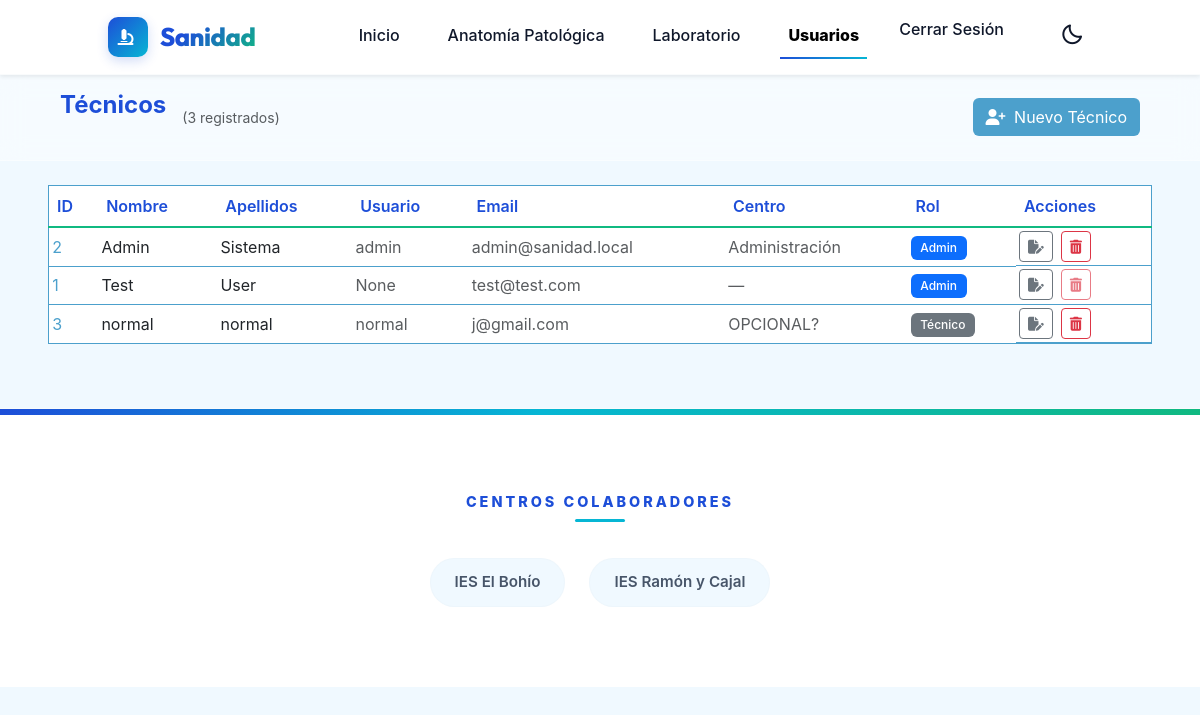
The app's page /usuarios/ (signed in), older data.
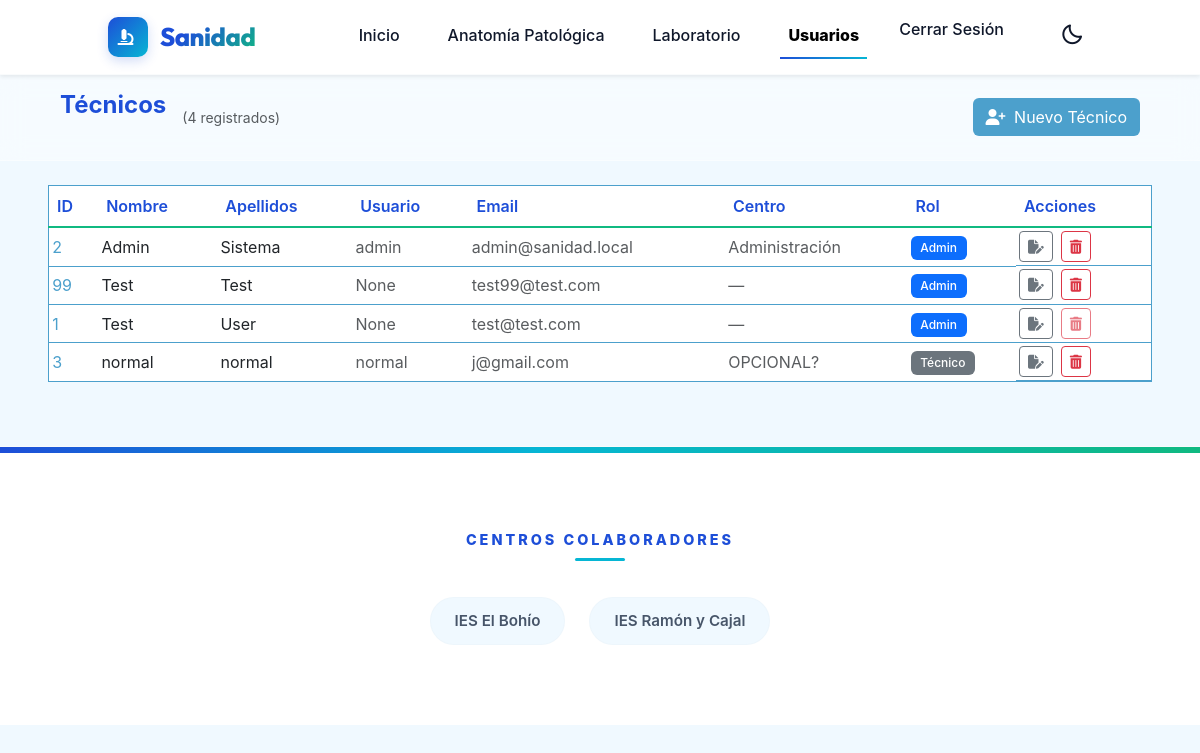
The same page, newer data.
### api/models.py (models this page shows)
class Tecnico(AbstractBaseUser, PermissionsMixin):
    id_tecnico = models.AutoField(primary_key=True, db_column='id')
    nombre = models.CharField(max_length=255, db_column='first_name')
    apellidos = models.CharField(max_length=255, db_column='last_name')
    username = models.CharField(max_length=150, unique=True, null=True, blank=True)
    email = models.EmailField(max_length=255, unique=True)
    centro = models.CharField(max_length=255, null=True, blank=True)
    is_active = models.BooleanField(default=True)
    is_staff = models.BooleanField(default=False)
    objects = TecnicoManager()
    USERNAME_FIELD = 'id_tecnico'
    REQUIRED_FIELDS = ['nombre', 'apellidos']
    class Meta:
        db_table = 'tecnicos'

### web/views.py (the view)
# urls.py: path('usuarios/',                          views.usuario_list,   name='usuarios'),
@never_cache
@login_required
def usuario_list(request):
    tecnicos = Tecnico.objects.order_by('nombre', 'apellidos')
    form = TecnicoForm()
    return render(request, 'web/usuarios.html', {'tecnicos': tecnicos, 'form': form})

### web/templates/web/usuarios.html (shortened to what the changed rows need)
{% load static %}
<!DOCTYPE html>
<html lang="es">
<head>
    <link href="https://cdn.jsdelivr.net/npm/bootstrap@5.3.0-alpha3/dist/css/bootstrap.min.css" rel="stylesheet"
>
    <link rel="stylesheet" href="https://cdn.jsdelivr.net/npm/bootstrap-icons@1.10.4/font/bootstrap-icons.css">
    <link href="https://unpkg.com/boxicons@2.1.4/css/boxicons.min.css" rel="stylesheet">
    <link rel="stylesheet" href="https://cdnjs.cloudflare.com/ajax/libs/font-awesome/6.4.0/css/all.min.css">
    <link rel="stylesheet" href="{% static 'css/header.css' %}">
    <link rel="stylesheet" href="{% static 'css/footer.css' %}">
    <link rel="stylesheet" href="{% static 'css/index.css' %}">
    <link rel="stylesheet" href="{% static 'css/cassettes.css' %}">
    <link rel="stylesheet" href="{% static 'css/usuarios.css' %}">
</head>
<body id="body">
    <header class="barra_org container-fluid px-5">
        <div class="container-fluid caja_org px-0">
            <div class="row align-items-center w-100 m-0">
                <div class="col d-flex align-items-center gap-3 flex-wrap">
                    <h1 class="cassette__title m-0">Técnicos</h1>
                    <span class="text-muted small">({{ tecnicos|length }} registrados)</span>
                </div>
            </div>
        </div>
    </header>
    <main class="container-fluid px-5 pt-4">
        <div class="table-responsive">
            <table class="table table-hover align-middle">
                <thead>
                    <tr>
                        <th>ID</th>
                        <th>Nombre</th>
                        <th>Apellidos</th>
                        <th>Usuario</th>
                        <th>Email</th>
                        <th>Centro</th>
                        <th>Rol</th>
                        {% if request.user.is_staff %}<th>Acciones</th>{% endif %}
                    </tr>
                </thead>
                <tbody>
                    {% for t in tecnicos %}
                    <tr>
                        <td class="blue__color">{{ t.pk }}</td>
                        <td>{{ t.nombre }}</td>
                        <td>{{ t.apellidos }}</td>
                        <td class="text-muted">{{ t.username }}</td>
                        <td class="text-muted">{{ t.email }}</td>
                        <td class="text-muted">{{ t.centro|default:"—" }}</td>
                        <td>
                            {% if t.is_staff %}
                            <span class="badge bg-primary">Admin</span>
                            {% else %}
                            <span class="badge bg-secondary">Técnico</span>
                            {% endif %}
                        </td>
                        {% if request.user.is_staff %}
                        <td class="d-flex gap-2">
                            <button class="btn btn-sm btn-outline-secondary btn-editar-tecnico"
                                data-pk="{{ t.pk }}"
                                data-username="{{ t.username }}"
                                data-nombre="{{ t.nombre }}"
                                data-apellidos="{{ t.apellidos }}"
                                data-email="{{ t.email }}"
                                data-centro="{{ t.centro|default:'' }}"
                                data-is-staff="{{ t.is_staff|yesno:'true,false' }}">
                                <i class="fa-solid fa-file-pen"></i>
                            </button>
                            <button class="btn btn-sm btn-outline-danger"
                                data-bs-toggle="modal" data-bs-target="#eliminarTecnicoModal"
                                data-pk="{{ t.pk }}"
                                data-nombre="{{ t.nombre }} {{ t.apellidos }}"
                                {% if t.pk == request.user.pk %}disabled title="No puedes eliminarte a ti mismo"{% endif %}>
                                <i class="fa-solid fa-trash-can"></i>
                            </button>
                        </td>
                        {% endif %}
                    </tr>
                    {% empty %}
                    <tr><td colspan="8" class="text-center text-muted py-4">No hay técnicos registrados.</td></tr>
                    {% endfor %}
                </tbody>
            </table>
        </div>
    </main>
</body>
</html>

Row changes from the older to the newer data that the page shows:
added Tecnico: pk "99", nombre "Test", apellidos "Test", username "None", email "test99@test.com", centro "—", is_staff "Admin"
Text that changed along with them:
{{ tecnicos|length }}: "3" → "4"
